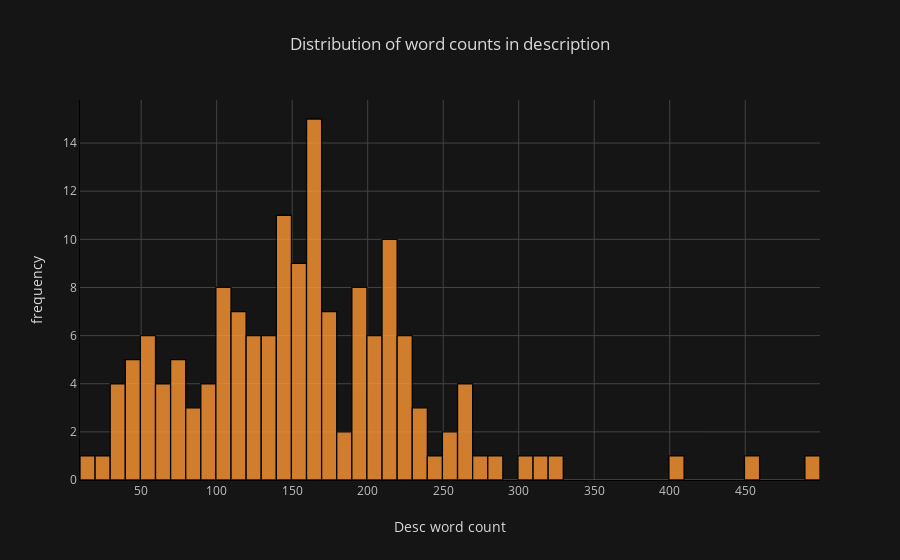

The notebook cell saved with this chart:
### Code cell
df['word_count'].iplot(kind = 'hist',
                       bins = 50,
                       linecolor = 'black',
                       xTitle = 'Desc word count',
                       yTitle = 'frequency',
                       title = 'Distribution of word counts in description')

### Figure 1 — Plotly figure (JSON) as saved in the notebook; plotly's stock layout.template omitted (floating-point values rounded to 4 significant figures; data arrays with more than 128 entries replaced by an {"elided": "..."} marker saying what was removed)
{"data": [{"histfunc": "count", "histnorm": "", "marker": {"color": "rgba(255, 153, 51, 1.0)", "line": {"color": "#000000", "width": 1.3}}, "name": "word_count", "nbinsx": 50, "opacity": 0.8, "orientation": "v", "type": "histogram", "uid": "db751212-8673-4aec-8b08-12c5c19e7163", "x": {"elided": "152 int values"}}], "layout": {"barmode": "overlay", "legend": {"bgcolor": "#151516", "font": {"color": "#D9D9D9"}}, "paper_bgcolor": "#151516", "plot_bgcolor": "#151516", "title": {"font": {"color": "#D9D9D9"}, "text": "Distribution of word counts in description"}, "xaxis": {"gridcolor": "#434343", "linecolor": "black", "showgrid": true, "tickfont": {"color": "#C2C2C2"}, "title": {"font": {"color": "#D9D9D9"}, "text": "Desc word count"}, "zerolinecolor": "#666570"}, "yaxis": {"gridcolor": "#434343", "linecolor": "black", "showgrid": true, "tickfont": {"color": "#C2C2C2"}, "title": {"font": {"color": "#D9D9D9"}, "text": "frequency"}, "zerolinecolor": "#666570"}}}
